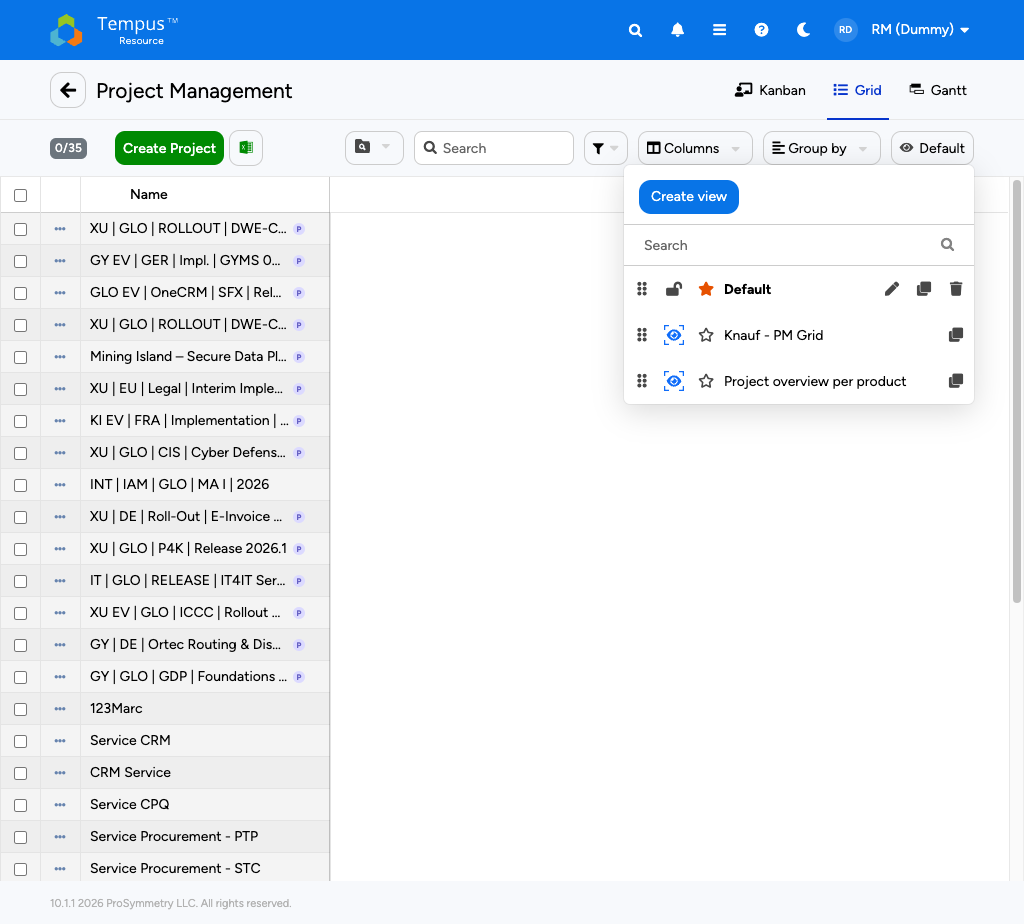
#> input picture Onboarding Valkeen/docs/_tempus-assets/chrome/chrome_view_manager_open.png, 1024 x 924 px
$ python crop_icons.py
#> lines starting #> are read from the running program, lines starting #| are printed output that depends on the picture
"""Crop individual UI icons from full screenshots in the asset library.

Run from ``_tempus-assets/`` root. Reads the configured source screenshots and
writes small icon PNGs into ``icons/`` together with an ``index.json`` update.

Crop coordinates were determined manually by inspecting the source screenshots
captured against ``knaufdev.tempus-resource.com`` at 1024x924 viewport.

Re-run this script whenever the source screenshots are refreshed.
"""

from __future__ import annotations

import json
from collections import OrderedDict
from pathlib import Path

from PIL import Image


HERE = Path(__file__).resolve().parent
ROOT = HERE.parent
INDEX_PATH = ROOT / "index.json"


def crop_box(src: Path, dst: Path, box: tuple[int, int, int, int]) -> None:
#> called with box = (658, 274, 692, 308)
    with Image.open(src) as img:
#> img is the input picture: PIL image 1024x924 RGB; mean R, G, B 228, 236, 243.7
        cropped = img.crop(box)
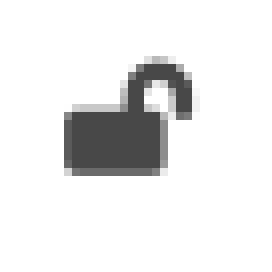
#> cropped: PIL image 34x34 RGB (shown 8 times larger); min 72, max 255, mean 233.7
        dst.parent.mkdir(parents=True, exist_ok=True)
        cropped.save(dst, format="PNG", optimize=True)
        print(f"  -> {dst.name}  size={cropped.size}")
#|   -> icon_lock.png  size=(34, 34)


SOURCES = {
    "view_manager": ROOT / "chrome" / "chrome_view_manager_open.png",
    "homescreen_rm": ROOT / "screens" / "screen_homescreen_rm.png",
}


CROPS: dict[str, dict] = OrderedDict()


CROPS["icon_lock"] = {
    "source": "view_manager",
    "box": (658, 274, 692, 308),
    "scope": "generic",
    "source_label": "knaufdev.tempus-resource.com – View Manager (RM dummy)",
    "description": "Lock icon used to freeze a private view (changes do not persist).",
    "default_inline_height_pt": 12,
}
CROPS["icon_default_star_filled"] = {
    "source": "view_manager",
    "box": (697, 274, 722, 308),
    "scope": "generic",
    "source_label": "knaufdev.tempus-resource.com – View Manager (RM dummy)",
    "description": "Filled star: the currently selected default view for the screen.",
    "default_inline_height_pt": 12,
}
CROPS["icon_edit_pencil"] = {
    "source": "view_manager",
    "box": (880, 274, 909, 308),
    "scope": "generic",
    "source_label": "knaufdev.tempus-resource.com – View Manager (RM dummy)",
    "description": "Pencil icon to rename / edit the active view.",
    "default_inline_height_pt": 12,
}
CROPS["icon_clone"] = {
    "source": "view_manager",
    "box": (913, 274, 942, 308),
    "scope": "generic",
    "source_label": "knaufdev.tempus-resource.com – View Manager (RM dummy)",
    "description": "Copy / clone icon to duplicate a view (or any cloneable item).",
    "default_inline_height_pt": 12,
}
CROPS["icon_delete_trash"] = {
    "source": "view_manager",
    "box": (945, 274, 974, 308),
    "scope": "generic",
    "source_label": "knaufdev.tempus-resource.com – View Manager (RM dummy)",
    "description": "Trashcan icon to delete the view (private only — public views cannot be deleted).",
    "default_inline_height_pt": 12,
}
CROPS["icon_public_eye"] = {
    "source": "view_manager",
    "box": (658, 320, 692, 354),
    "scope": "generic",
    "source_label": "knaufdev.tempus-resource.com – View Manager (RM dummy)",
    "description": "Blue eye icon: marks a public (administratively shared) view. Always clone it before editing.",
    "default_inline_height_pt": 12,
}
CROPS["icon_default_star_outline"] = {
    "source": "view_manager",
    "box": (697, 320, 722, 354),
    "scope": "generic",
    "source_label": "knaufdev.tempus-resource.com – View Manager (RM dummy)",
    "description": "Outline star: click to make this view the default for this screen.",
    "default_inline_height_pt": 12,
}
CROPS["icon_drag_handle"] = {
    "source": "view_manager",
    "box": (635, 274, 656, 308),
    "scope": "generic",
    "source_label": "knaufdev.tempus-resource.com – View Manager (RM dummy)",
    "description": "Drag handle (8 dots) to reorder rows by drag-and-drop.",
    "default_inline_height_pt": 12,
}
CROPS["icon_tile_plus"] = {
    "source": "homescreen_rm",
    "box": (235, 175, 258, 198),
    "scope": "generic",
    "source_label": "knaufdev.tempus-resource.com – Homescreen (RM dummy)",
    "description": "Plus icon on a tile: quick-add (e.g. Create Project from the Project tile).",
    "default_inline_height_pt": 12,
}
CROPS["icon_topbar_bell"] = {
    "source": "homescreen_rm",
    "box": (665, 19, 695, 49),
    "scope": "generic",
    "source_label": "knaufdev.tempus-resource.com – Top bar",
    "description": "Bell icon: in-app notifications.",
    "default_inline_height_pt": 12,
}
CROPS["icon_topbar_help"] = {
    "source": "homescreen_rm",
    "box": (749, 19, 778, 49),
    "scope": "generic",
    "source_label": "knaufdev.tempus-resource.com – Top bar",
    "description": "Help icon: opens the Tempus Help Center in a new tab.",
    "default_inline_height_pt": 12,
}
CROPS["icon_topbar_menu"] = {
    "source": "homescreen_rm",
    "box": (707, 19, 736, 49),
    "scope": "generic",
    "source_label": "knaufdev.tempus-resource.com – Top bar",
    "description": "Hamburger / app menu icon.",
    "default_inline_height_pt": 12,
}
CROPS["icon_topbar_search"] = {
    "source": "homescreen_rm",
    "box": (622, 19, 651, 49),
    "scope": "generic",
    "source_label": "knaufdev.tempus-resource.com – Top bar",
    "description": "Global search icon (top bar).",
    "default_inline_height_pt": 12,
}
CROPS["chrome_create_view_dropdown"] = {
    "source": "view_manager",
    "box": (615, 170, 985, 410),
    "scope": "generic",
    "source_label": "knaufdev.tempus-resource.com – View Manager (RM dummy)",
    "description": "Full View Manager dropdown showing the 'Default' row icons and two public views below.",
    "default_inline_height_pt": 120,
    "target_subdir": "chrome",
}


def update_index(entries: dict) -> None:
    if INDEX_PATH.exists():
        data = json.loads(INDEX_PATH.read_text(encoding="utf-8"))
    else:
        data = {"version": "1.0.0", "assets": {}}
    assets = data.get("assets", {}) or {}
#> assets = 0 items
    for name, meta in entries.items():
        target_subdir = meta.get("target_subdir", "icons")
        rel_file = f"{target_subdir}/{name}.png"
        assets[name] = {
            "file": rel_file,
            "scope": meta["scope"],
            "source": meta["source_label"],
            "description": meta["description"],
            "default_inline_height_pt": meta["default_inline_height_pt"],
        }
#> after the loop, assets = 14 items
    data["assets"] = OrderedDict(sorted(assets.items()))
    INDEX_PATH.write_text(json.dumps(data, indent=2, ensure_ascii=False) + "\n", encoding="utf-8")
    print(f"Updated {INDEX_PATH.relative_to(ROOT)} ({len(assets)} assets total).")
#| Updated index.json (14 assets total).


def main() -> None:
    for name, meta in CROPS.items():
        source_key = meta["source"]
        src = SOURCES[source_key]
        if not src.exists():
            print(f"[skip] source missing for {name}: {src}")
            continue
        subdir = meta.get("target_subdir", "icons")
        dst = ROOT / subdir / f"{name}.png"
        print(f"[crop] {name} from {src.name}")
        crop_box(src, dst, meta["box"])
    update_index(CROPS)


if __name__ == "__main__":
    main()
